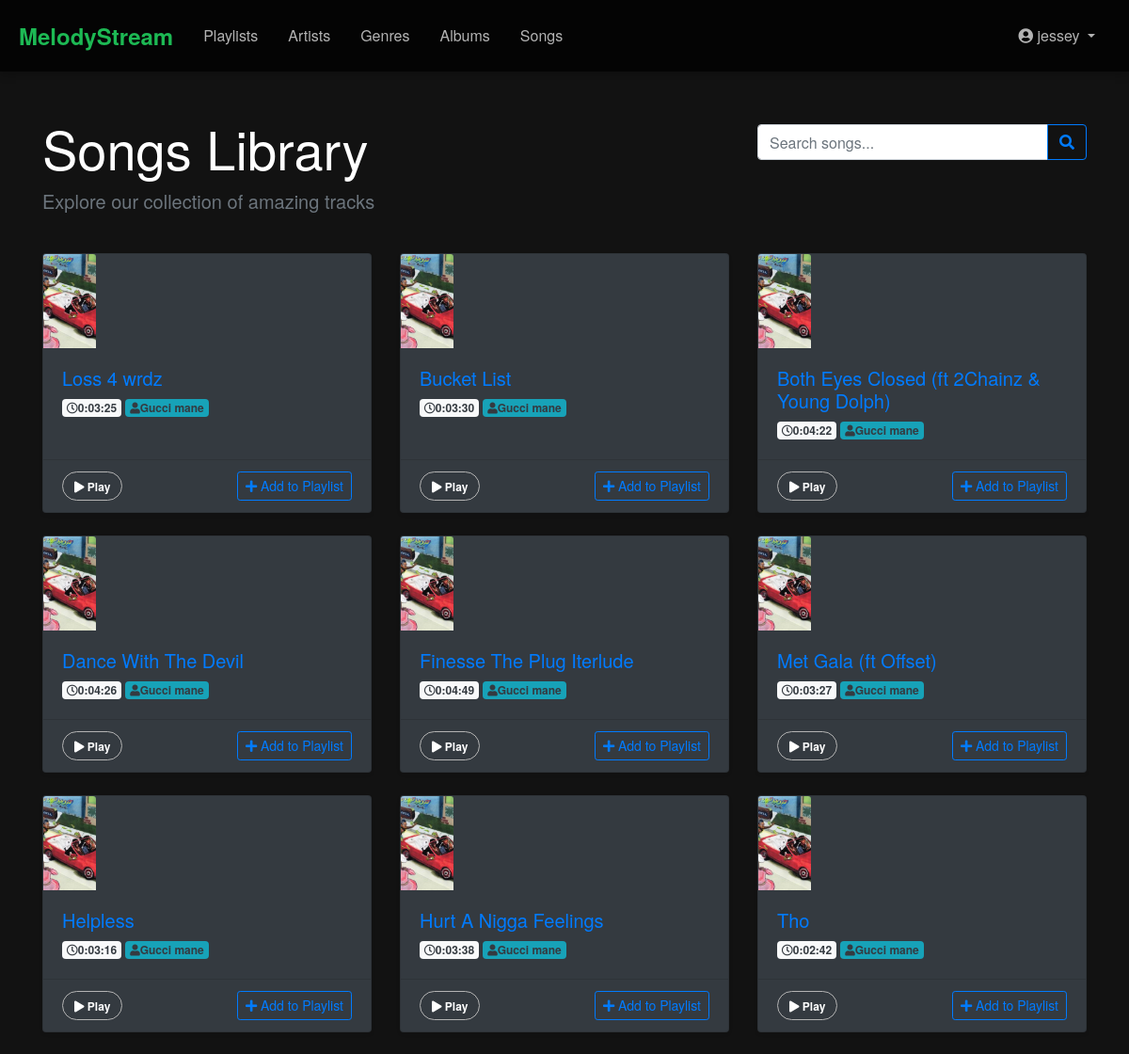
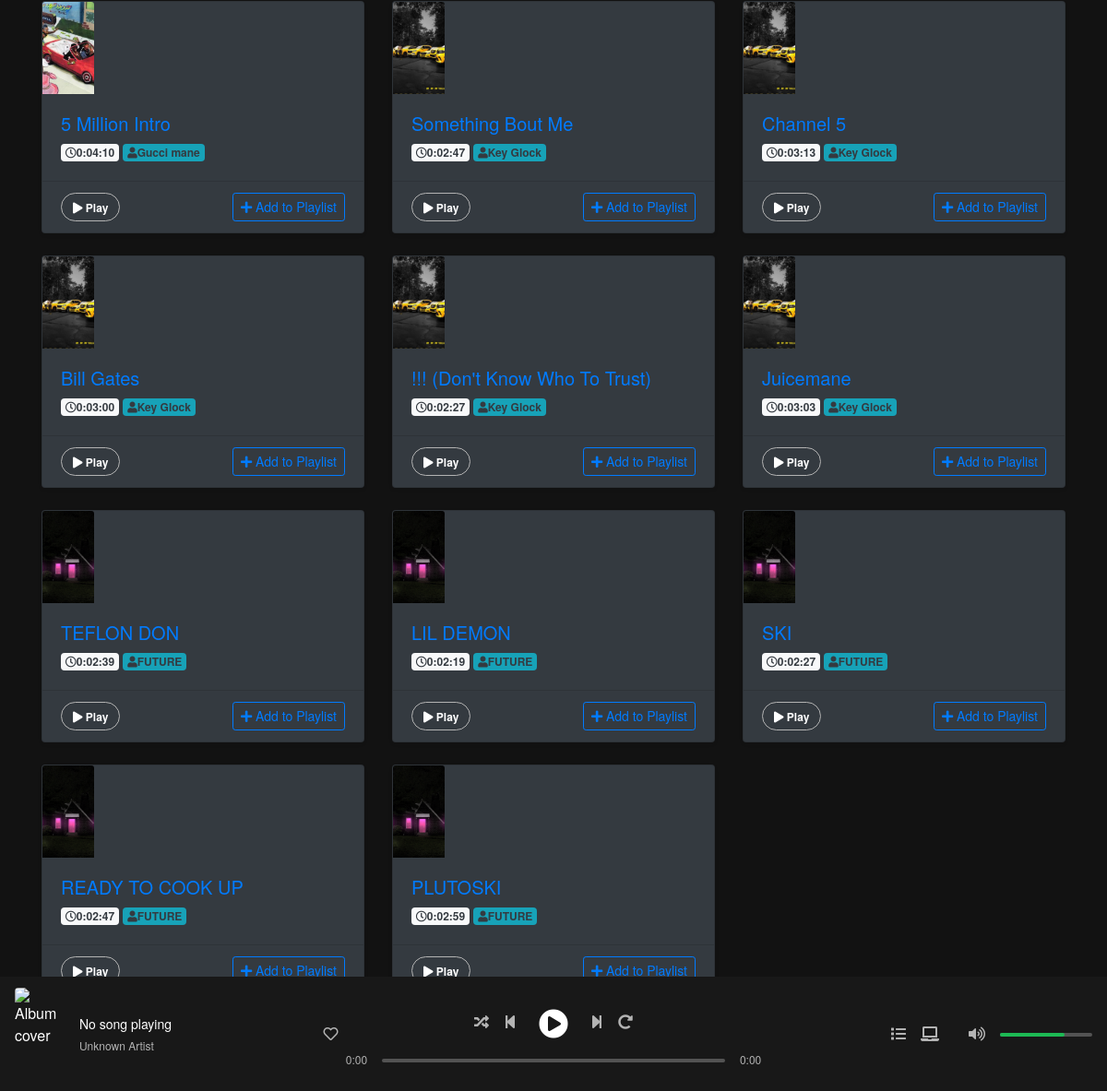
The page /music/song/list/ (signed in) on the database its author committed (2 pictures, top to bottom).
### users/models.py (models this page shows)
class User(AbstractUser):
    is_artist = models.BooleanField(default=False)

### music/models.py (models this page shows, shortened)
class Song(models.Model):
    title = models.CharField(max_length=255)
    artist = models.ForeignKey(Artist, on_delete=models.CASCADE, related_name='songs')
    audio_file = models.FileField(upload_to='songs/')
    cover_image = models.ImageField(upload_to='covers/')
    upload_date = models.DateTimeField(auto_now_add=True)
    genre = models.ManyToManyField(Genre, related_name='songs')  # Many-to-Many relationship with Genre
    likes =  models.ManyToManyField(User, related_name="liked_songs", blank=True)
    plays = models.PositiveIntegerField(default=0)
    album = models.ForeignKey(Album, on_delete=models.CASCADE, related_name="songs")
    duration = models.DurationField(null=True, blank=True)

class Album(models.Model):
    title = models.CharField(max_length=200)
    artist = models.CharField(max_length=200)
    release_date = models.DateField()
    cover_image = models.ImageField(upload_to='album_covers/', null=True, blank=True)
    genre = models.ForeignKey(Genre, on_delete=models.SET_NULL, null=True, blank=True, related_name='albums')
    is_featured = models.BooleanField(default=False)
    likes = models.ManyToManyField(User, related_name="liked_album", blank=True)

class Artist(models.Model):
    name = models.CharField(max_length=100)
    bio = models.TextField(blank=True, null=True)
    image = models.ImageField(upload_to='artists/', blank=True, null=True)
    website = models.URLField(blank=True, null=True)
    spotify = models.URLField(blank=True, null=True)
    is_featured = models.BooleanField(default=False)
    def __str__(self):
        return self.name

### music/views.py (the view)
# urls.py: path('song/list/', views.song_list, name='song_list'),
@login_required
def song_list(request):
    songs = Song.objects.all()
    return render(request, 'song_list.html', {'songs': songs})

### music_platform/templates/song_list.html (shortened to what this page needs)
{% extends "base.html" %}
{% block content %}
<div class="container mt-5">
    <div class="row mb-4">
        <div class="col">
            <h1 class="display-4 ">Songs Library</h1>
            <p class="lead text-muted">Explore our collection of amazing tracks</p>
        </div>
        <div class="col-md-4">
            <div class="input-group mt-2">
                <input type="text" class="form-control" placeholder="Search songs..." id="songSearch">
                <div class="input-group-append">
                    <button class="btn btn-outline-primary" type="button">
                        <i class="fas fa-search"></i>
                    </button>
                </div>
            </div>
        </div>
    </div>
    {% if songs %}
        <div class="row row-cols-1 row-cols-md-2 row-cols-lg-3 g-4">
            {% for song in songs %}
            <div class="col mb-4">
                <div class="card bg-dark h-100 song-card shadow-sm">
                    {% if song.album.cover_image %}
                        <img src="{{ song.album.cover_image.url }}" class="card-img-top album-cover" alt="{{ song.album.name }} cover">
                    {% else %}
                        <div class="card-img-top album-cover-placeholder d-flex align-items-center justify-content-center bg-light">
                            <i class="fas fa-music fa-3x text-muted"></i>
                        </div>
                    {% endif %}
                    <div class="card-body ">
                        <h5 class="card-title">
                            <a href="{% url 'song_detail' song.id %}" class="text-decoration-none">
                                {{ song.title }}
                            </a>
                        </h5>
                        <p class="card-text">
                            <span class="badge bg-light text-dark"><i class="far fa-clock me-1"></i>{{ song.duration }}</span>
                            {% if song.artist %}
                                <span class="badge bg-info text-dark"><i class="fas fa-user me-1"></i>{{ song.artist }}</span>
                            {% endif %}
                        </p>
                    </div>
                    <div class="card-footer bg-transparent d-flex justify-content-between">
                        <button class="btn btn-sm btn-outline-secondary play-song-btn"
                            data-song-id="{{ song.id }}"
                            data-song-url="{{ song.audio_file.url }}"
                            data-song-title="{{ song.title }}"
                            data-song-artist="{{ song.artist }}"
                            data-song-cover="{{ song.album.cover_image.url }}">
                        <i class="fas fa-play me-1"></i> Play
                        </button>
                        <button class="btn btn-sm btn-outline-primary add-to-playlist-btn"
                            data-song-id="{{ song.id }}"
                            data-song-url="{{ song.audio_file.url }}"
                            data-song-title="{{ song.title }}"
                            data-song-artist="{{ song.artist }}"
                            data-song-cover="{{ song.album.cover_image.url }}">
                            <i class="fas fa-plus me-1"></i> Add to Playlist
                        </button>
                    </div>
                </div>
            </div>
            {% endfor %}
        </div>
    {% else %}
        <div class="alert alert-info">
            <i class="fas fa-info-circle me-2"></i> No songs found. Check back later for updates!
        </div>
    {% endif %}
    <nav aria-label="Page navigation" class="mt-4">
        <ul class="pagination justify-content-center">
            <li class="page-item disabled">
                <a class="page-link" href="#" tabindex="-1">Previous</a>
            </li>
            <li class="page-item active"><a class="page-link" href="#">1</a></li>
            <li class="page-item"><a class="page-link" href="#">2</a></li>
            <li class="page-item"><a class="page-link" href="#">3</a></li>
            <li class="page-item">
                <a class="page-link" href="#">Next</a>
            </li>
        </ul>
    </nav>
</div>
{% endblock %}

### music_platform/templates/base.html (shortened to what this page needs)
<!DOCTYPE html>
<html lang="en">
<head>
    {% load static %}
    <link rel="stylesheet" href="https://stackpath.bootstrapcdn.com/bootstrap/4.5.2/css/bootstrap.min.css">
    <link rel="stylesheet" href="https://cdnjs.cloudflare.com/ajax/libs/font-awesome/5.15.3/css/all.min.css">
    <link rel="stylesheet" href="{% static 'css/music_platform.css' %}">
</head>
<body>
    <header>
        <nav class="navbar navbar-expand-lg navbar-light">
            <a class="navbar-brand" href="{% url 'home' %}">MelodyStream</a>
            <div class="collapse navbar-collapse" id="navbarContent">
                <ul class="navbar-nav mr-auto">
                    {% if user.is_authenticated %}
                    <li class="nav-item">
                        <a class="nav-link" href="{% url 'playlists:playlist_list' %}">Playlists</a>
                    </li>
                    <li class="nav-item">
                        <a class="nav-link" href="{% url 'artists' %}">Artists</a>
                    </li>
                    <li class="nav-item">
                        <a class="nav-link" href="{% url 'genre_list' %}">Genres</a>
                    </li>
                    <li class="nav-item">
                        <a class="nav-link" href="{% url 'album_list' %}">Albums</a>
                    </li>
                    <li class="nav-item">
                        <a class="nav-link" href="{% url 'song_list' %}">Songs</a>
                    </li>
                {% endif %}
                </ul>
                <div class="navbar-nav">
                    {% if user.is_authenticated %}
                    <div class="dropdown">
                        <a class="nav-link dropdown-toggle" href="#" id="userDropdown" role="button" data-toggle="dropdown">
                            <i class="fas fa-user-circle"></i> {{ user.username }}
                        </a>
                    </div>
                    {% else %}
                    <a class="nav-link" href="{% url 'login' %}">Login</a>
                    <a class="nav-link" href="{% url 'register' %}">Register</a>
                    {% endif %}
                </div>
            </div>
        </nav>
    </header>
    <main>
        {% block content %}{% endblock %}
    </main>
<footer class="audio-player-container ">
    <div class="player-wrapper">
        <div class="now-playing-container">
            <div class="album-cover">
                <img id="current-song-cover" src="/static/images/default-cover.jpg" alt="Album cover">
            </div>
            <div class="track-info">
                <div id="current-song-title" class="track-title">No song playing</div>
                <div id="current-song-artist" class="track-artist">Unknown Artist</div>
            </div>
            <div class="like-button">
                <button class="btn-transparent">
                    <i class="far fa-heart"></i>
                </button>
            </div>
        </div>
        <div class="player-controls-container">
            <div class="control-buttons">
                <button id="shuffle-button" class="btn-transparent control-btn">
                    <i class="fas fa-random"></i>
                </button>
                <button id="prev-button" class="btn-transparent control-btn">
                    <i class="fas fa-step-backward"></i>
                </button>
                <button id="play-button" class="btn-transparent play-btn">
                    <i class="fas fa-play-circle"></i>
                </button>
                <button id="next-button" class="btn-transparent control-btn">
                    <i class="fas fa-step-forward"></i>
                </button>
                <button id="repeat-button" class="btn-transparent control-btn">
                    <i class="fas fa-redo-alt"></i>
                </button>
            </div>
            <div class="progress-container">
                <span id="current-time" class="time-display">0:00</span>
                <div class="progress-bar-wrapper">
                    <div class="progress-bg"></div>
                </div>
                <span id="duration" class="time-display">0:00</span>
            </div>
        </div>
        <div class="additional-controls">
            <button id="queue-button" class="btn-transparent control-btn">
                <i class="fas fa-list"></i>
            </button>
            <button id="devices-button" class="btn-transparent control-btn">
                <i class="fas fa-laptop"></i>
            </button>
            <div class="volume-control">
                <button id="mute-button" class="btn-transparent control-btn">
                    <i class="fas fa-volume-up"></i>
                </button>
                <div class="volume-slider-container">
                    <div id="volume-level" class="volume-fill"></div>
                </div>
            </div>
        </div>
    </div>
</footer>
</body>
</html>

### static/css/music_platform.css (style rules this page uses)
:root { --primary-color: #1DB954; --dark-bg: #121212; --card-bg: #181818; --card-hover: #282828; --text-primary: #FFFFFF; --text-secondary: #B3B3B3; --border-color: #333333; }
body { background-color: var(--dark-bg); color: var(--text-primary); font-family: 'Circular', 'Helvetica Neue', Arial, sans-serif; margin: 0; padding: 0; }
.navbar { background-color: rgba(0, 0, 0, 0.8) !important; padding: 15px 20px; box-shadow: 0 2px 10px rgba(0, 0, 0, 0.3); }
.navbar-brand { color: var(--primary-color) !important; font-weight: 700; font-size: 24px; }
.navbar-light .navbar-nav .nav-link { color: var(--text-secondary) !important; transition: color 0.2s ease; padding: 0.5rem 1rem; }
.btn-outline-secondary { border-color: var(--text-secondary); color: var(--text-primary); padding: 4px 12px; border-radius: 20px; font-size: 12px; font-weight: 600; }
.audio-player-container { position: fixed; bottom: 0; left: 0; right: 0; background-color: #181818; padding: 12px 16px; z-index: 1000; }
.player-wrapper { display: flex; align-items: center; justify-content: space-between; max-width: 1600px; margin: 0 auto; }
.now-playing-container { display: flex; align-items: center; width: 30%; min-width: 180px; }
.album-cover { width: 56px; height: 56px; margin-right: 14px; flex-shrink: 0; }
.album-cover img { width: 100%; height: 100%; object-fit: cover; border-radius: 4px; }
.track-info { min-width: 0; flex-grow: 1; }
.track-title { color: #ffffff; font-size: 14px; font-weight: 500; margin-bottom: 4px; white-space: nowrap; overflow: hidden; text-overflow: ellipsis; }
.track-artist { color: #b3b3b3; font-size: 12px; white-space: nowrap; overflow: hidden; text-overflow: ellipsis; }
.like-button { margin-left: 16px; }
.player-controls-container { display: flex; flex-direction: column; align-items: center; justify-content: center; width: 40%; max-width: 722px; }
.control-buttons { display: flex; align-items: center; margin-bottom: 8px; }
.btn-transparent { background: transparent; border: none; color: #b3b3b3; cursor: pointer; padding: 0; outline: none; }
.control-btn { margin: 0 8px; font-size: 16px; }
.play-btn { margin: 0 16px; font-size: 32px; color: #ffffff; }
.progress-container { display: flex; align-items: center; width: 100%; }
.time-display { color: #b3b3b3; font-size: 12px; min-width: 40px; text-align: center; }
.progress-bar-wrapper { position: relative; flex-grow: 1; height: 12px; margin: 0 8px; cursor: pointer; }
.progress-bg { position: absolute; top: 5px; left: 0; width: 100%; height: 4px; background-color: #535353; border-radius: 2px; }
.additional-controls { display: flex; align-items: center; justify-content: flex-end; width: 30%; min-width: 180px; }
.volume-control { display: flex; align-items: center; margin-left: 16px; }
.volume-slider-container { position: relative; width: 100px; height: 12px; margin-left: 8px; }
.volume-fill { position: absolute; top: 5px; left: 0; width: 70%; height: 4px; background-color: #1db954; border-radius: 2px; }

### music_platform/templates/song_list.html (style rules this page uses)
.album-cover { height: 100px; object-fit: cover; }

### rows shown on the page
User: username "jessey"
Song: album.cover_image (picture), title "Loss 4 wrdz", duration "0:03:25", artist "Gucci mane"
Song: album.cover_image (picture), title "Bucket List", duration "0:03:30", artist "Gucci mane"
Song: album.cover_image (picture), title "Both Eyes Closed (ft 2Chainz & Young Dolph)", duration "0:04:22", artist "Gucci mane"
Song: album.cover_image (picture), title "Dance With The Devil", duration "0:04:26", artist "Gucci mane"
Song: album.cover_image (picture), title "Finesse The Plug Iterlude", duration "0:04:49", artist "Gucci mane"
Song: album.cover_image (picture), title "Met Gala (ft Offset)", duration "0:03:27", artist "Gucci mane"
Song: album.cover_image (picture), title "Helpless", duration "0:03:16", artist "Gucci mane"
Song: album.cover_image (picture), title "Hurt A Nigga Feelings", duration "0:03:38", artist "Gucci mane"
Song: album.cover_image (picture), title "Tho", duration "0:02:42", artist "Gucci mane"
Song: album.cover_image (picture), title "5 Million Intro", duration "0:04:10", artist "Gucci mane"
Song: album.cover_image (picture), title "Something Bout Me", duration "0:02:47", artist "Key Glock"
Song: album.cover_image (picture), title "Channel 5", duration "0:03:13", artist "Key Glock"
Song: album.cover_image (picture), title "Bill Gates", duration "0:03:00", artist "Key Glock"
Song: album.cover_image (picture), title "!!! (Don't Know Who To Trust)", duration "0:02:27", artist "Key Glock"
Song: album.cover_image (picture), title "Juicemane", duration "0:03:03", artist "Key Glock"
Song: album.cover_image (picture), title "TEFLON DON", duration "0:02:39", artist "FUTURE"
Song: album.cover_image (picture), title "LIL DEMON", duration "0:02:19", artist "FUTURE"
Song: album.cover_image (picture), title "SKI", duration "0:02:27", artist "FUTURE"
Song: album.cover_image (picture), title "READY TO COOK UP", duration "0:02:47", artist "FUTURE"
Song: album.cover_image (picture), title "PLUTOSKI", duration "0:02:59", artist "FUTURE"
